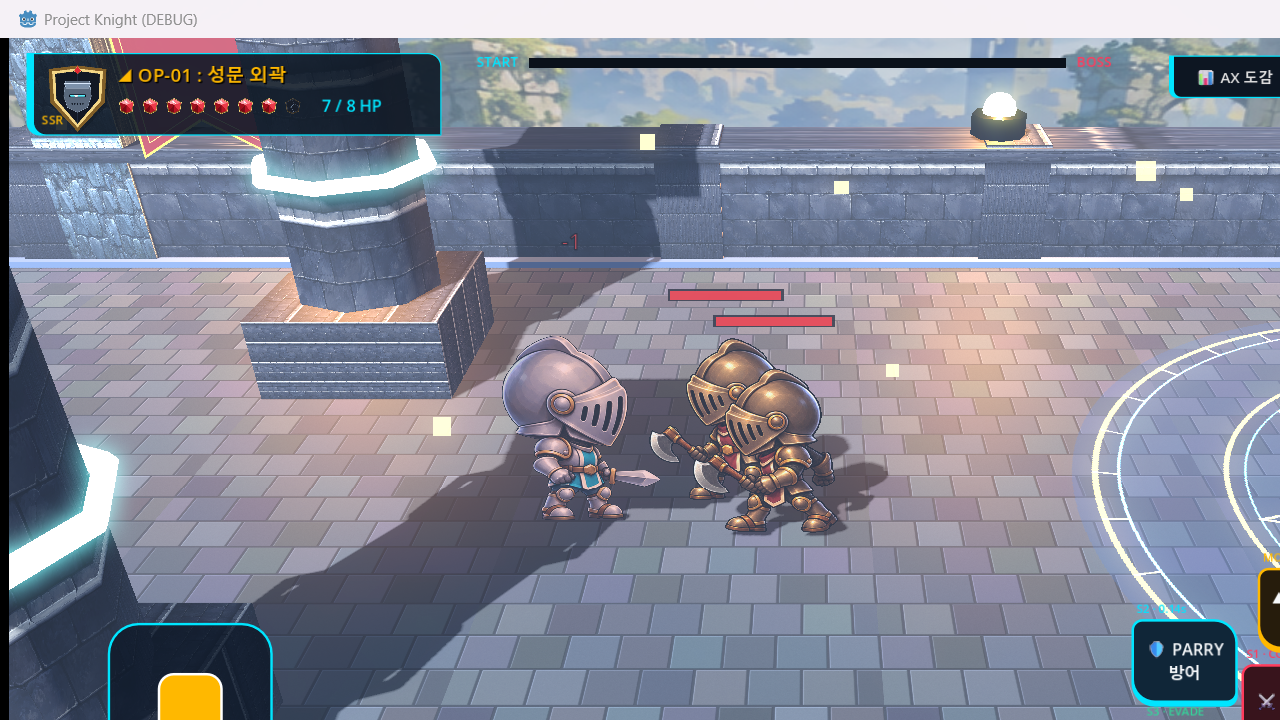
#> input picture STUDIO_V3/evidence/V3-001/captures/originals/01_stage_entry.png, 1280 x 720 px
$ python -i build_directional_sheet.py   (imports and definitions only)
#> lines starting #> are read from the running program, lines starting #| are printed output that depends on the picture; after the words box and inside, x2 and y2 are one past the last pixel; in counts of white or black regions, pixels touching at a corner belong together
#> further down, picture is the input picture: shape (720, 1280, 3); mean B, G, R 151.4, 136.7, 133.5
"""V3-024 directional sprite sheet builder.

Takes a raw generated sprite sheet (uniform cols x rows grid, white background)
and produces a game-ready, transparent, pivot-aligned sheet that matches the
existing ProjectKnight runtime cell format (e.g. hero 780x780 cells, feet pivot
at y=700) so the Sprite3D pixel_size/offset stays identical across directions.

Steps per cell:
  1. Remove the white background (border flood-fill + large enclosed white pockets).
  2. Keep the main character connected components (drop specks).
  3. Detect feet baseline (lowest opaque row) and leg center (bbox center of the
     bottom 35% of the silhouette) so the character stands on the same pivot.
  4. Uniform per-sheet scale so median idle height == target height.
  5. Paste into an output cell with feet at foot_y and leg center at cell_w/2.

Usage:
  python build_directional_sheet.py RAW COLS ROWS OUT --cell 780 --foot 700 --height 577
       [--order 0,1,2,3,4,5] [--ref-frames 0,1] [--trim-cell-margin 0]
Writes OUT and OUT.json (metrics per frame: bbox, scale, pivot, opaque px).
"""
import argparse
import json
from collections import deque

import numpy as np
from PIL import Image, ImageFilter


def remove_white_bg(rgb: np.ndarray, thr: int = 236, pocket_thr: int = 246, pocket_min: int = 350) -> np.ndarray:
#> called with thr = 236, pocket_thr = 246, pocket_min = 350
    h, w, _ = rgb.shape
    mn = rgb.min(axis=2)
    mx = rgb.max(axis=2)
    whiteish = (mn >= thr) & ((mx.astype(int) - mn.astype(int)) <= 18)
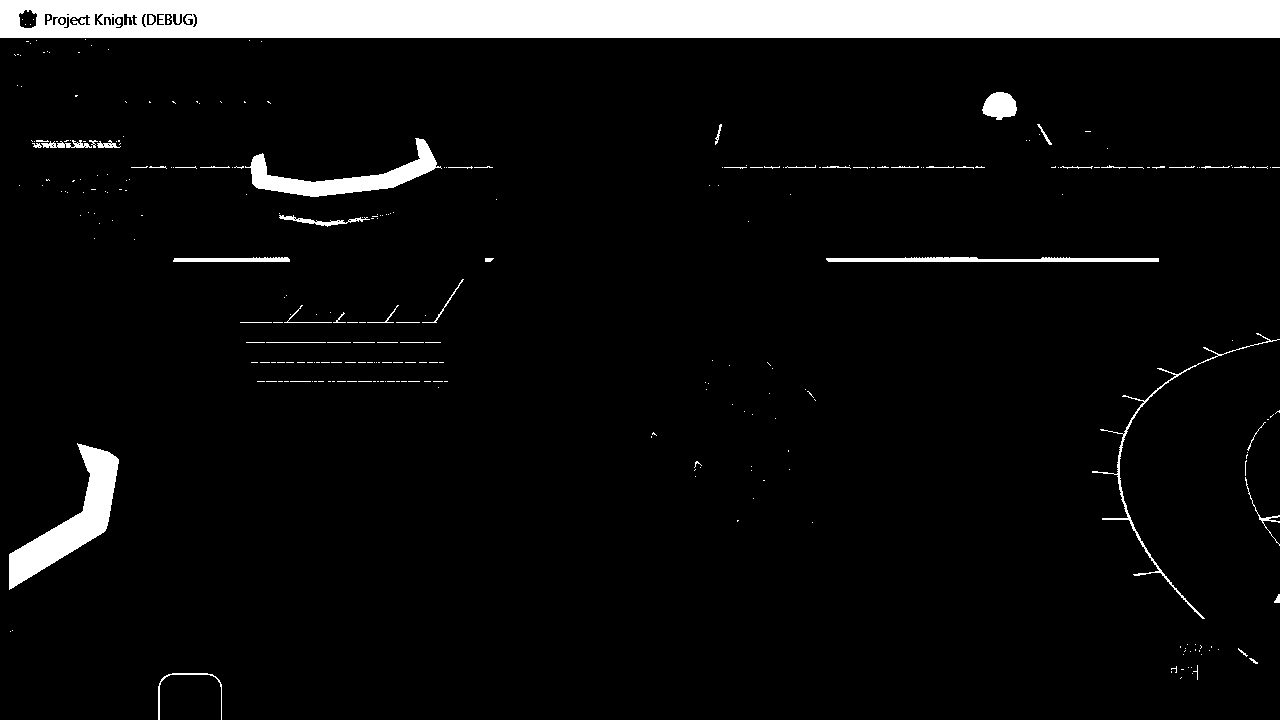
#> whiteish: shape (720, 1280) bool; 6.8% white; 301 white regions (247 under 20 px), largest, box (x1, y1, x2, y2) and area: (0, 0, 1280, 38) 47545, (9, 443, 119, 590) 5122, (245, 138, 442, 197) 3370
    bg = np.zeros((h, w), dtype=bool)
    q = deque()
    for x in range(w):
        for y in (0, h - 1):
            if whiteish[y, x] and not bg[y, x]:
                bg[y, x] = True
                q.append((y, x))
#> bg: shape (720, 1280) bool; 0.14% white in thin lines or dots
    for y in range(h):
        for x in (0, w - 1):
            if whiteish[y, x] and not bg[y, x]:
                bg[y, x] = True
                q.append((y, x))
#> bg: shape (720, 1280) bool; 0.15% white in thin lines or dots
    while q:
        y, x = q.popleft()
        for dy, dx in ((1, 0), (-1, 0), (0, 1), (0, -1)):
            ny, nx = y + dy, x + dx
            if 0 <= ny < h and 0 <= nx < w and whiteish[ny, nx] and not bg[ny, nx]:
                bg[ny, nx] = True
                q.append((ny, nx))
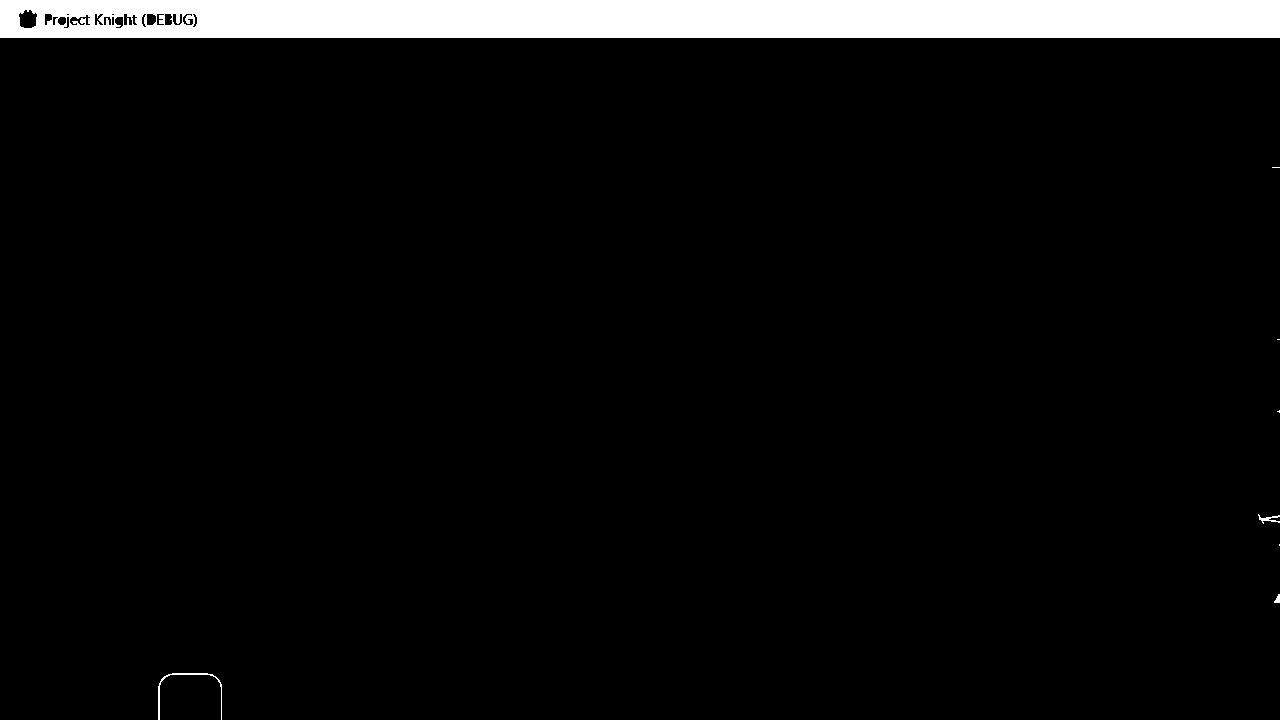
#> bg: shape (720, 1280) bool; 5.2% white; 8 white regions (4 under 20 px), largest, box (x1, y1, x2, y2) and area: (0, 0, 1280, 38) 47545, (158, 673, 222, 720) 235, (1258, 514, 1280, 524) 80, (1274, 594, 1280, 603) 35
    # enclosed pure-white pockets (gaps between arm and body)
    pure = (mn >= pocket_thr) & ~bg
#> pure: shape (720, 1280) bool; 1.5% white; 278 white regions (244 under 20 px), largest, box (x1, y1, x2, y2) and area: (9, 443, 119, 590) 5122, (245, 138, 442, 197) 3365, (1102, 333, 1277, 619) 986
    seen = np.zeros_like(pure)
    ys, xs = np.nonzero(pure)
#> ys = 13779 values from 19 to 671; xs = 13779 values, max 1278 at index 11813, min 9 at index 12429, mean 405.4
    for sy, sx in zip(ys, xs):
        if seen[sy, sx]:
            continue
        comp = []
        q = deque([(sy, sx)])
        seen[sy, sx] = True
        while q:
            y, x = q.popleft()
            comp.append((y, x))
            for dy, dx in ((1, 0), (-1, 0), (0, 1), (0, -1)):
                ny, nx = y + dy, x + dx
                if 0 <= ny < h and 0 <= nx < w and pure[ny, nx] and not seen[ny, nx]:
                    seen[ny, nx] = True
                    q.append((ny, nx))
        if len(comp) >= pocket_min:
            cy, cx = zip(*comp)
            bg[list(cy), list(cx)] = True
#> this loop made 13779 passes
#> (sy, sx) on passes 1 to 8: (19, 22), (19, 33), (39, 85), (40, 36), (40, 249), (41, 26), (41, 27), (41, 28)
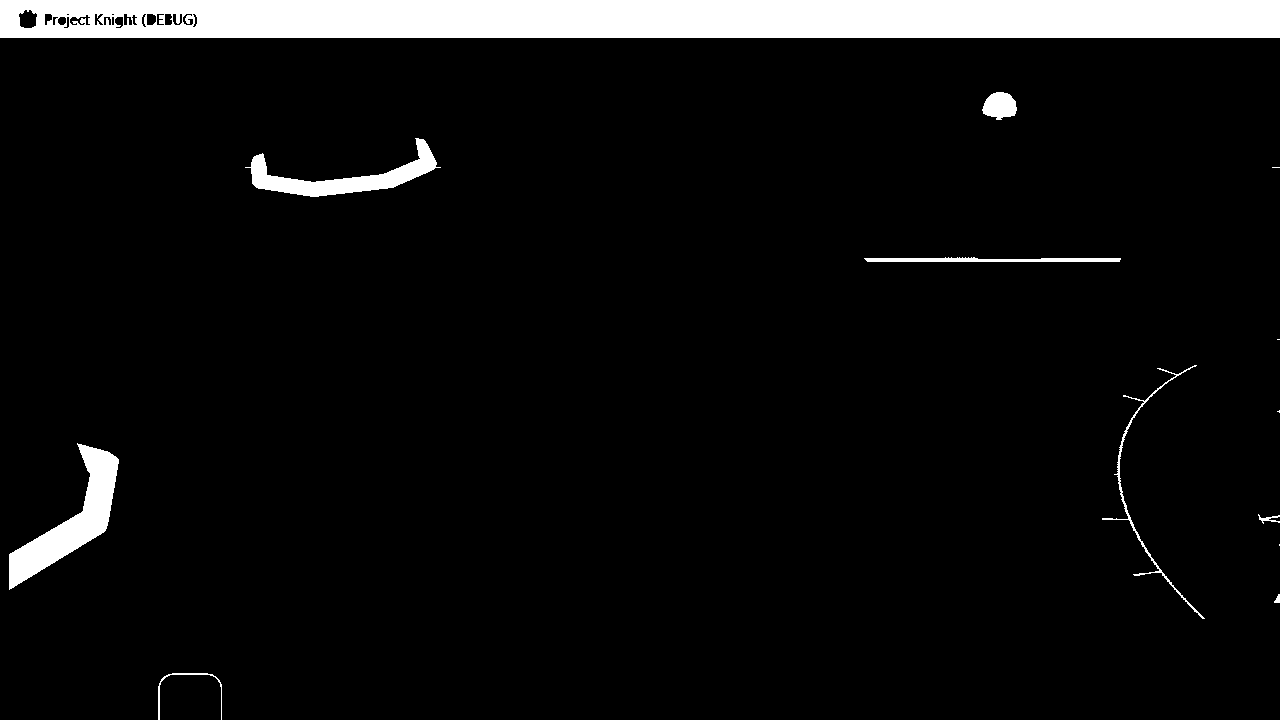
#> bg: shape (720, 1280) bool; 6.4% white; 13 white regions (4 under 20 px), largest, box (x1, y1, x2, y2) and area: (0, 0, 1280, 38) 47545, (9, 443, 119, 590) 5122, (245, 138, 441, 197) 3364
    alpha = np.where(bg, 0, 255).astype(np.uint8)
    # soften 1px fringe and kill white halo
    a_img = Image.fromarray(alpha).filter(ImageFilter.MinFilter(3)).filter(ImageFilter.GaussianBlur(0.6))
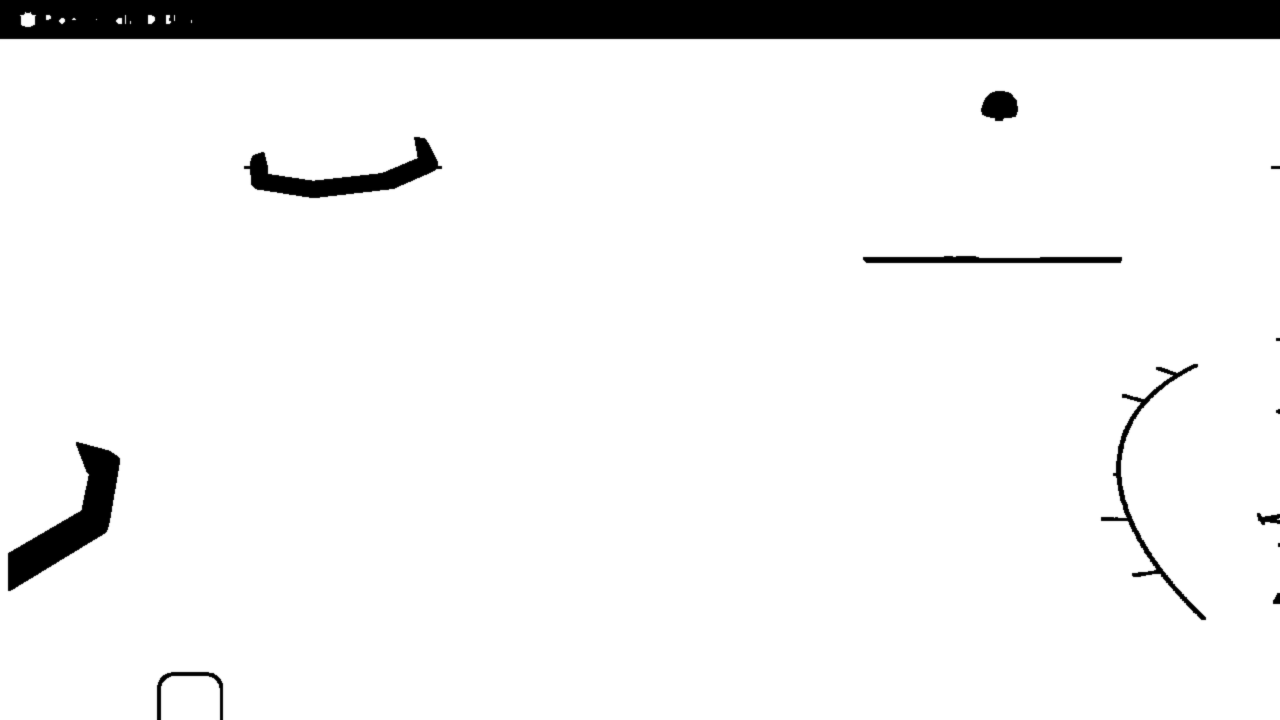
#> a_img: PIL image 1280x720 L; min 0, max 255, mean 237.2
    return np.array(a_img)


# [108 lines left out: functions keep_main_components, analyze, main, not called in this run]


# [2 lines not run here, left out]

>>> import cv2
>>> picture = cv2.imread('../../STUDIO_V3/evidence/V3-001/captures/originals/01_stage_entry.png')
>>> result = remove_white_bg(picture)
